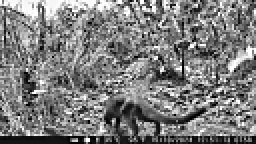
#> input picture test_videos/frames_wildlife/frame_010.png, 128 x 72 px, found by its file name (shown 2 times larger)
$ python test_sobel_edge.py   (older library calls are emulated)
#> lines starting #> are read from the running program, lines starting #| are printed output that depends on the picture
#> in main, img is the input picture: shape (72, 128); min 0, max 255, mean 125.6
#> (printed output is left out)
#!/usr/bin/env python3
"""
Standalone Sobel Edge Detection Verification Script
Compares the FPGA bit-accurate Sobel hardware model against OpenCV ground truth
and verifies the RTL simulation directly.
"""

import cv2
import numpy as np
import os
import json

def hardware_sobel_model(img, threshold=40):
    """
    Bit-accurate software model of `src/rtl/sobel_edge_detect.v`
    Uses identical line buffers, sliding window, and 12-bit signed arithmetic.
    """
#> called with threshold = 40
    H, W = img.shape
#> H = 72; W = 128
    edge_map = np.zeros((H, W), dtype=np.uint8)
    mag_map  = np.zeros((H, W), dtype=np.uint16)

    # Line buffers (128 pixels each)
    lb0 = np.zeros(W, dtype=np.uint8)
#> lb0 = 128 values from 0 to 0
    lb1 = np.zeros(W, dtype=np.uint8)
#> lb1 = 128 values from 0 to 0

    # 3x3 window registers
    p00 = p01 = p02 = 0
    p10 = p11 = p12 = 0
    p20 = p21 = p22 = 0

    for y in range(H):
        for x in range(W):
            pixel_in = int(img[y, x])

            # Fetch from line buffers (FIFO tap)
            lb1_out = int(lb1[0])
            lb0_out = int(lb0[0])

            # Shift line buffers
            lb1 = np.roll(lb1, -1)
            lb1[-1] = pixel_in

            lb0 = np.roll(lb0, -1)
            lb0[-1] = lb1_out

            # Update 3x3 window registers
            p02 = p01; p01 = p00; p00 = lb0_out
            p12 = p11; p11 = p10; p10 = lb1_out
            p22 = p21; p21 = p20; p20 = pixel_in

            # Stage 1: Parallel Gx and Gy
            gx = (p00 + 2*p10 + p20) - (p02 + 2*p12 + p22)
            gy = (p20 + 2*p21 + p22) - (p00 + 2*p01 + p02)

            # Stage 2: Manhattan Magnitude
            mag = abs(gx) + abs(gy)

            # The center of this window corresponds to (y-1, x-1)
            if y >= 1 and x >= 1:
                cy, cx = y - 1, x - 1
                mag_map[cy, cx] = min(mag, 65535)
                edge_map[cy, cx] = 255 if mag > threshold else 0
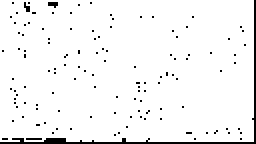
#> edge_map: shape (72, 128) (shown 2 times larger); 95.7% white; black in thin lines or dots
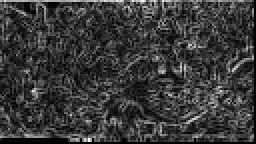
#> mag_map: shape (72, 128) uint16 (shown 2 times larger); min 0, max 1464, mean 331.7; drawn with min black and max white
#> after the loop, lb0 = 128 values, max 255 at index 43, min 9 at index 40, mean 59.95; lb1 = 128 values, max 143 at index 43, min 0 at index 36, mean 23.92

    return edge_map, mag_map

def opencv_ground_truth(img, threshold=40):
    """
    Standard OpenCV Sobel filter using 3x3 kernel and Manhattan distance
    """
#> called with threshold = 40
    gx = cv2.Sobel(img, cv2.CV_16S, 1, 0, ksize=3)
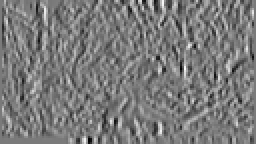
#> gx: shape (72, 128) int16 (shown 2 times larger); min -863, max 931, mean -0.1; drawn with min black and max white
    gy = cv2.Sobel(img, cv2.CV_16S, 0, 1, ksize=3)
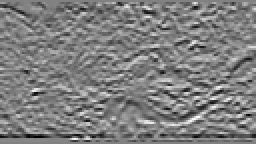
#> gy: shape (72, 128) int16 (shown 2 times larger); min -852, max 828, mean -15.6; drawn with min black and max white

    # Manhattan distance |Gx| + |Gy|
    mag = np.abs(gx) + np.abs(gy)
    edge_map = np.where(mag > threshold, 255, 0).astype(np.uint8)
#> edge_map: shape (72, 128); 96.7% white; black in thin lines or dots
    return edge_map, mag

def evaluate_edge_detection(hw_edge, gt_edge, hw_mag, gt_mag):
    """
    Computes rigorous edge verification metrics:
    MSE, PSNR, Precision, Recall, F1-Score, IoU
    """
    # Exclude image boundaries (1 pixel border where 3x3 filter lacks full context)
    roi_hw = hw_edge[1:-1, 1:-1] > 0
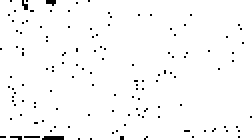
#> roi_hw: shape (70, 126) bool (shown 2 times larger); 97.8% white; black in thin lines or dots
    roi_gt = gt_edge[1:-1, 1:-1] > 0

    tp = np.sum(roi_hw & roi_gt)
#> tp = 8623
    fp = np.sum(roi_hw & ~roi_gt)
#> fp = 0
    fn = np.sum(~roi_hw & roi_gt)
#> fn = 0
    tn = np.sum(~roi_hw & ~roi_gt)
#> tn = 197

    precision = tp / (tp + fp) if (tp + fp) > 0 else 1.0
#> precision = 1
    recall    = tp / (tp + fn) if (tp + fn) > 0 else 1.0
#> recall = 1
    f1        = 2 * precision * recall / (precision + recall) if (precision + recall) > 0 else 1.0
#> f1 = 1
    iou       = tp / (tp + fp + fn) if (tp + fp + fn) > 0 else 1.0
#> iou = 1
    accuracy  = (tp + tn) / (tp + tn + fp + fn)
#> accuracy = 1

    # Magnitude MSE & PSNR
    mag_roi_hw = hw_mag[1:-1, 1:-1].astype(np.float64)
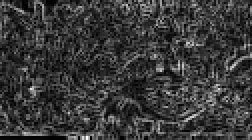
#> mag_roi_hw: shape (70, 126) float64 (shown 2 times larger); min 0, max 1460, mean 330.9; drawn with min black and max white
    mag_roi_gt = gt_mag[1:-1, 1:-1].astype(np.float64)
    mse = np.mean((mag_roi_hw - mag_roi_gt) ** 2)
#> mse = 0
    max_val = 255.0 * 4.0 # max gradient
    psnr = 10 * np.log10((max_val ** 2) / (mse + 1e-10))
#> psnr = 160.2

    return {
        "TP": int(tp), "FP": int(fp), "FN": int(fn), "TN": int(tn),
        "Accuracy": float(accuracy),
        "Precision": float(precision),
        "Recall": float(recall),
        "F1_Score": float(f1),
        "IoU": float(iou),
        "MSE": float(mse),
        "PSNR_dB": float(psnr)
    }

def main():
    os.makedirs("test_results/edge_detection", exist_ok=True)

    # Load sample extracted wildlife frame
    frame_path = "test_videos/frames_wildlife/frame_010.png"
    if not os.path.exists(frame_path):
        print(f"Error: {frame_path} does not exist. Creating synthetic frame...")
        img = np.zeros((72, 128), dtype=np.uint8) + 40
        cv2.rectangle(img, (40, 25), (65, 45), 210, -1)
    else:
        img = cv2.imread(frame_path, cv2.IMREAD_GRAYSCALE)

    print(f"Evaluating Sobel Edge Detection on {frame_path} ({img.shape[1]}x{img.shape[0]})...")

    hw_edge, hw_mag = hardware_sobel_model(img, threshold=40)
    gt_edge, gt_mag = opencv_ground_truth(img, threshold=40)

    metrics = evaluate_edge_detection(hw_edge, gt_edge, hw_mag, gt_mag)
#> metrics = 11 items

    # Save visual outputs
    cv2.imwrite("test_results/edge_detection/input_frame.png", img)
    cv2.imwrite("test_results/edge_detection/hw_sobel_edge.png", hw_edge)
    cv2.imwrite("test_results/edge_detection/gt_opencv_edge.png", gt_edge)
    diff = cv2.absdiff(hw_edge, gt_edge)
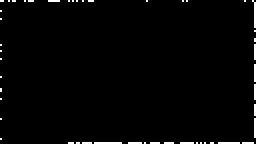
#> diff: shape (72, 128) (shown 2 times larger); 1.8% white in thin lines or dots
    cv2.imwrite("test_results/edge_detection/difference_map.png", diff)

    with open("test_results/edge_detection/edge_metrics.json", "w") as f:
        json.dump(metrics, f, indent=2)

    print("\n==================================================================")
    print("   SOBEL EDGE DETECTION VERIFICATION METRICS")
    print("==================================================================")
    for k, v in metrics.items():
        if isinstance(v, float):
            print(f"  {k:15s}: {v:.4f}")
        else:
            print(f"  {k:15s}: {v}")
#> this loop made 11 passes
#> (k, v) on passes 1 to 11: ('TP', 8623), ('FP', 0), ('FN', 0), ('TN', 197), ('Accuracy', 1), ('Precision', 1), ('Recall', 1), ('F1_Score', 1), ('IoU', 1), ('MSE', 0), ('PSNR_dB', 160.2)
#|   TP             : 8623
#|   FP             : 0
#|   FN             : 0
#|   TN             : 197
#|   Accuracy       : 1.0000
#|   Precision      : 1.0000
#|   Recall         : 1.0000
#|   F1_Score       : 1.0000
#> (further printed lines are left out)
    print("==================================================================")

if __name__ == "__main__":
    main()
